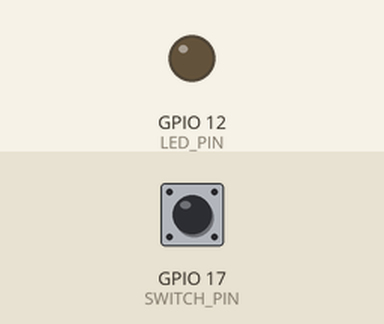
This program was run on a simulated Raspberry Pi (BCM pin numbers). Shown: output pins drawn as LEDs (lit = HIGH). The test bench sets the inputs (shaded band); at power-on: GPIO 17 (SWITCH_PIN) LOW. What the program prints to the terminal is not drawn.

Above: at 1.2 s.
1.3 s: GPIO 17 (SWITCH_PIN) pulled HIGH for 0.15 s
At 1.37 s:
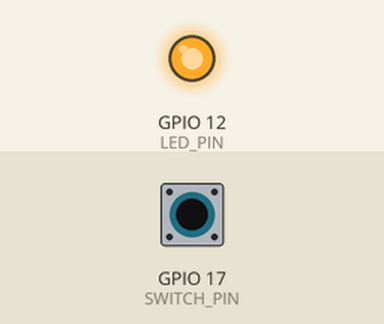
2.9 s: GPIO 17 (SWITCH_PIN) pulled HIGH for 3.2 s
At 7.3 s:
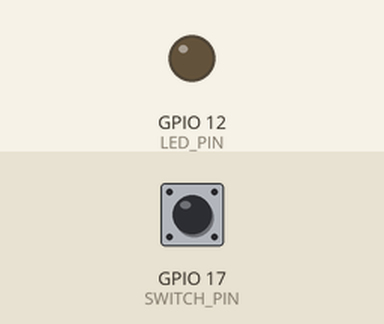
Timing chart, 0 to 8.8 s (numbered marks = the images above; inputs shaded):
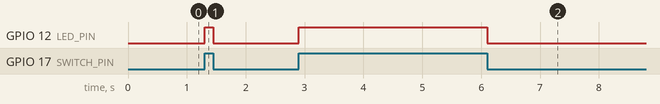

Measured:
- after the input at 1.3 s, GPIO 12 (LED_PIN): LOW → HIGH at once, → LOW 0.15 s later
- after the input at 2.9 s, GPIO 12 (LED_PIN): LOW → HIGH at once, → LOW 3.2 s later

The program:

switch_led.py
```python
import RPi.GPIO as GPIO

LED_PIN = 12
SWITCH_PIN = 17

GPIO.setmode(GPIO.BCM)
GPIO.setup(LED_PIN, GPIO.OUT)
GPIO.setup(SWITCH_PIN, GPIO.IN, pull_up_down=GPIO.PUD_DOWN)#내부풀다운저항

try:
    while True:
        val = GPIO.input(SWITCH_PIN) #누르지 않은 경우 0, 눌렀을 경우 1
        print(val)
        GPIO.output(LED_PIN, val)  #GPIO.HIGH(1), GPIO.LOW(0)

finally:
    GPIO.cleanup()
    print('cleanup and exit')
```
